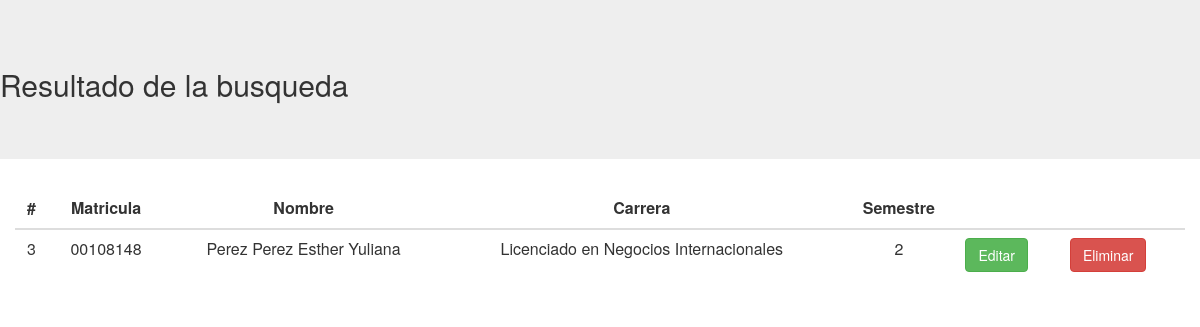
Screenshot of /TablasVistas/Busqueda_Alumnos.php?Matricula_Alumno=00108148 with the database file from the repository.
### tables this page shows
CREATE TABLE IF NOT EXISTS `alumnos` (
  `Id_Alumno` int(11) NOT NULL,
  `Matricula_Alumno` varchar(10) NOT NULL,
  `Nombre_Alumno` varchar(70) NOT NULL,
  `Carrera_Alumno` varchar(50) NOT NULL,
  `Semestre_Alumno` varchar(50) NOT NULL
);

### configuracion.php (called while the page is built, shortened)
<?php
  $ALUMNOS = "alumnos";
?>

### TablasVistas/Busqueda_Alumnos.php (the view, shortened to what this page needs)
<?php
  include "../configuracion.php";
  $mysqli = new mysqli($SERVIDOR, $USER, $PASS, $BD);
    $Matricula_Alumno = $_REQUEST['Matricula_Alumno'];
    $Ver_Alumno = "SELECT * FROM $ALUMNOS WHERE Matricula_Alumno = '".$Matricula_Alumno."' ";
    $Result_Busqueda_Alumno = $mysqli->query($Ver_Alumno);
 ?>
<html>
  <head>
    <link rel="stylesheet" href="../includes/css/bootstrap.css">
  </head>
  <body>
    <header class="jumbotron">
      <h2>Resultado de la busqueda</h2>
    </header>
    <div class="container">
      <div class="row">
        <table class="table table-hover">
          <thead>
            <tr>
              <th class="text-center">#</th>
              <th class="text-center">Matricula</th>
              <th class="text-center">Nombre</th>
              <th class="text-center">Carrera</th>
              <th class="text-center">Semestre</th>
              <th class="text-center"></th>
              <th class="text-center"></th>
            </tr>
          </thead>
          <tbody>
            <?php while ($renglon = mysqli_fetch_array($Result_Busqueda_Alumno)) { ?>
            <tr>
                <td class="text-center"><?php echo $renglon['Id_Alumno']?></td>
                <td class="text-center"><?php echo $renglon['Matricula_Alumno']?></td>
                <td class="text-center"><?php echo $renglon['Nombre_Alumno']?></td>
                <td class="text-center"><?php echo $renglon['Carrera_Alumno']?></td>
                <td class="text-center"><?php echo $renglon['Semestre_Alumno']?></td>
                <td><a class="btn btn-success" role ="button" href="../FormsEditar/Alumnos.php?Matricula_Alumno=<?php echo $renglon['Matricula_Alumno']; ?>"> Editar</a></td>
                <td><a class="btn btn-danger" role="button" href="../BibliotecaPHP/Eliminar_Alumnos.php?Matricula_Alumno=<?php echo $renglon['Matricula_Alumno']; ?>"> Eliminar</a></td>
              </tr>
              <?php }?>
          </tbody>
        </table>
      </div>
    </div>
  </body>
</html>

### rows the page displays
alumnos: Id_Alumno "3", Matricula_Alumno "00108148", Nombre_Alumno "Perez Perez Esther Yuliana", Carrera_Alumno "Licenciado en Negocios Internacionales", Semestre_Alumno "2"
